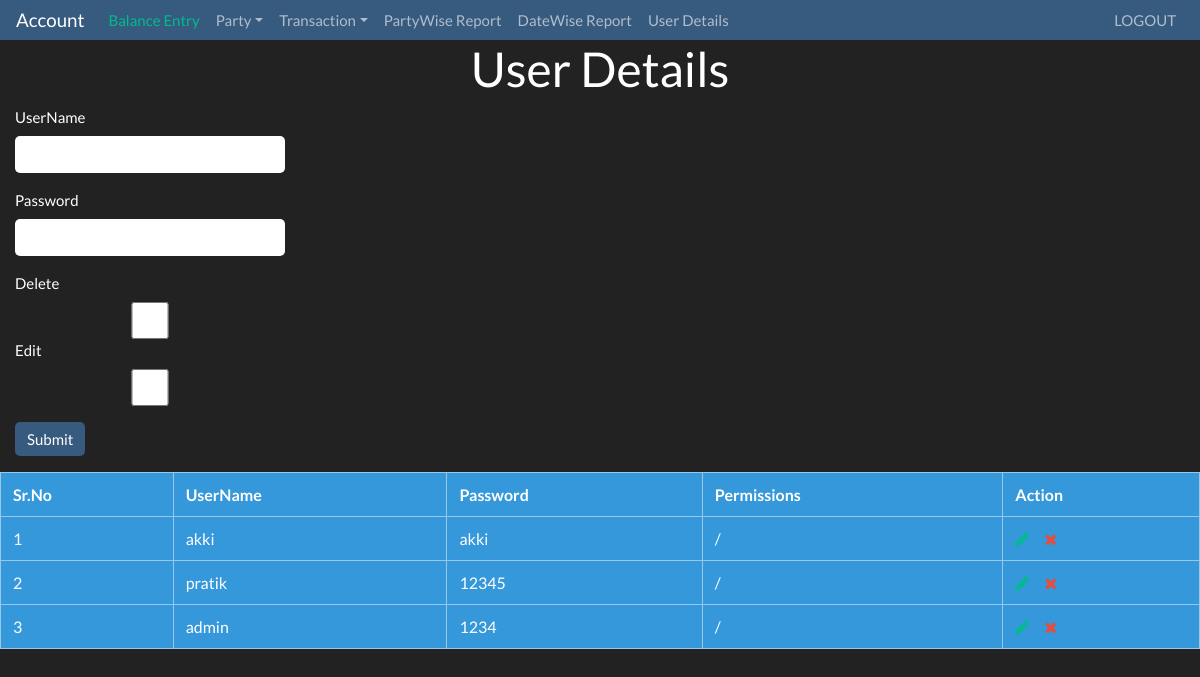
The page /user.php (signed in) on the database its author committed.
### tables this page shows
CREATE TABLE `user` (
  `id` int(255) NOT NULL,
  `username` varchar(255) NOT NULL,
  `password` varchar(255) NOT NULL,
  `created_at` datetime NOT NULL DEFAULT CURRENT_TIMESTAMP,
  `updated_at` datetime NOT NULL DEFAULT '0000-00-00 00:00:00' ON UPDATE CURRENT_TIMESTAMP,
  `user_id` int(255) NOT NULL,
  `permission` int(6) NOT NULL COMMENT '0=no permissions, 1=edit, 2=delete, 3=ALL'
);

### user.php (the view, shortened to what this page needs)
<?php
    include("include/header.php");
?>
        <center><h1>User Details<h1></center>
        <form action="action.php" method="post">
            <div class="form-group col-md-3" >
                <label>UserName</label>
                <input type="text" name="username" style="border:none; border-radius:5px;" class="form-control"  value="<?php if(isset($_REQUEST['doid'])) {echo $Row['username'];}?>"/>
            </div>
            <div class="form-group col-md-3">
                    <label>Password</label>
                    <input type="Password" name="password" style="border:none; border-radius:5px;" class="form-control" value="<?php if(isset($_REQUEST['doid'])) {echo $Row['password'];}?>"/>
            </div>
            <div class="form-group col-md-3">
                <label>Delete</label>
                    <input type="checkbox" name="permission[]" value='delete' style="border:none; border-radius:5px;" class="form-control" <?php if(isset($_REQUEST['doid'])&&($Row['permission']==3||$Row['permission']==2)) {echo "checked";} ?>>
                <label>Edit</label>
                    <input type="checkbox" name="permission[]" value='edit' style="border:none; border-radius:5px;" class="form-control" <?php if(isset($_REQUEST['doid'])&&($Row['permission']==3||$Row['permission']==1)) {echo "checked";} ?>>
            </div>
            <div class="form-group col-md-3">
                    <input type="submit" name="submit" style="border:none; border-radius:5px;" class="btn btn-primary">
            </div>
        </form>
        <table border="1" class="table table-info">
            <tr>
                <th>Sr.No</th>
                <th>UserName</th>
                <th>Password</th>
                <th>Permissions</th>
                <th>Action</th>
            </tr>
            <?php
                $q=mysqli_query($con,"select * from user order by id desc");
                $i=0;
                while($r=mysqli_fetch_array($q)){
                $i++;
             ?>
                    <tr>
                        <td><?=$i?></td>
                        <td><?=$r['username'];?></td>
                        <td><?=$r['password'];?></td>
                        <td><?php if($r['permission']==3||$r['permission']==2) {echo "Delete";} ?> / <?php if($r['permission']==3||$r['permission']==1) {echo "Edit";} ?></td>
                        <td><a href="user.php?doid=<?=$r['id'];?>" class="text-success"><i class="fa fa-pencil"></i></a> &nbsp;&nbsp;&nbsp; <a href="user.php?did=<?=$r['id'];?>" class="text-danger"><i class="fa fa-close"></i></a></td>
                    </tr>
            <?php
                }
            ?>
        </table>
<?php
include("include/footer.php")
?>

### rows shown on the page
user: username "akki", password "akki"
user: username "pratik", password "12345"
user: username "admin", password "1234"
